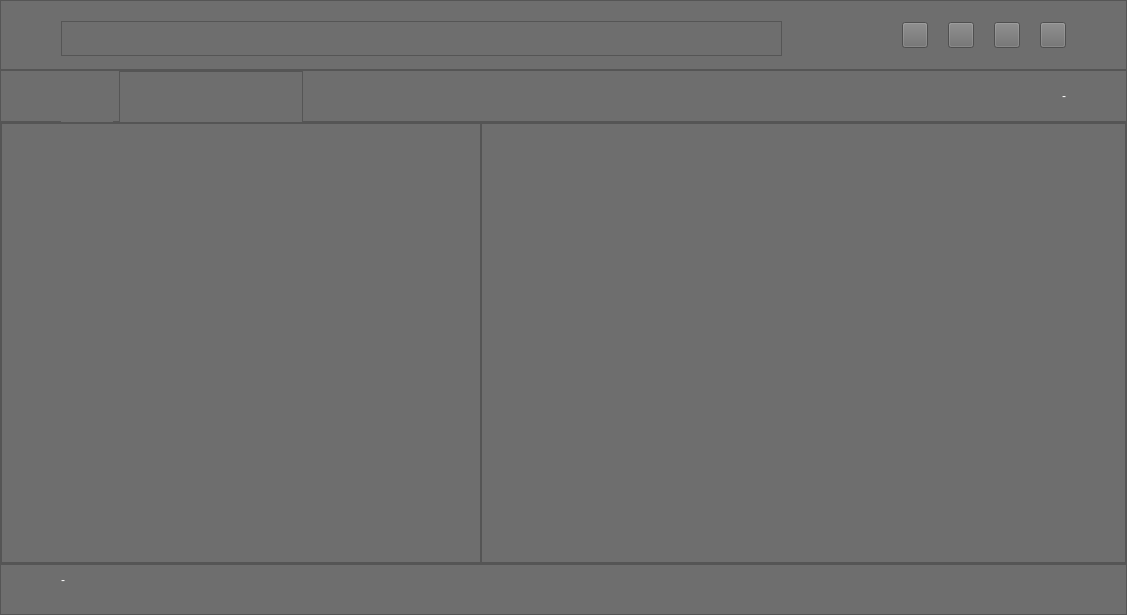
<?xml version="1.0" encoding="UTF-8"?>
<ui version="4.0">
 <class>QueuelistWindow</class>
 <widget class="QWidget" name="QueuelistWindow">
  <property name="geometry">
   <rect>
    <x>0</x>
    <y>0</y>
    <width>1127</width>
    <height>610</height>
   </rect>
  </property>
  <property name="windowTitle">
   <string>Form</string>
  </property>
  <property name="styleSheet">
   <string notr="true">QLabel
{
	color: rgb(255, 255, 255);
	font: 14pt &quot;Segoe UI&quot;;
}
QWidget
{
	background-color: rgb(110, 110, 110);
}</string>
  </property>
  <layout class="QVBoxLayout" name="verticalLayout">
   <property name="spacing">
    <number>0</number>
   </property>
   <property name="leftMargin">
    <number>0</number>
   </property>
   <property name="topMargin">
    <number>0</number>
   </property>
   <property name="rightMargin">
    <number>0</number>
   </property>
   <property name="bottomMargin">
    <number>0</number>
   </property>
   <item>
    <widget class="QFrame" name="frame">
     <property name="minimumSize">
      <size>
       <width>0</width>
       <height>70</height>
      </size>
     </property>
     <property name="maximumSize">
      <size>
       <width>16777215</width>
       <height>70</height>
      </size>
     </property>
     <property name="frameShape">
      <enum>QFrame::StyledPanel</enum>
     </property>
     <property name="frameShadow">
      <enum>QFrame::Raised</enum>
     </property>
     <layout class="QHBoxLayout" name="horizontalLayout_2">
      <property name="spacing">
       <number>20</number>
      </property>
      <property name="leftMargin">
       <number>60</number>
      </property>
      <property name="topMargin">
       <number>20</number>
      </property>
      <property name="rightMargin">
       <number>60</number>
      </property>
      <property name="bottomMargin">
       <number>20</number>
      </property>
      <item>
       <widget class="QFrame" name="frameFormTitle">
        <property name="minimumSize">
         <size>
          <width>35</width>
          <height>35</height>
         </size>
        </property>
        <property name="maximumSize">
         <size>
          <width>16777215</width>
          <height>35</height>
         </size>
        </property>
        <property name="frameShape">
         <enum>QFrame::StyledPanel</enum>
        </property>
        <property name="frameShadow">
         <enum>QFrame::Raised</enum>
        </property>
        <layout class="QGridLayout" name="gridLayoutFormTitle">
         <property name="leftMargin">
          <number>0</number>
         </property>
         <property name="topMargin">
          <number>0</number>
         </property>
         <property name="rightMargin">
          <number>0</number>
         </property>
         <property name="bottomMargin">
          <number>0</number>
         </property>
         <property name="spacing">
          <number>0</number>
         </property>
        </layout>
       </widget>
      </item>
      <item>
       <spacer name="horizontalSpacer">
        <property name="orientation">
         <enum>Qt::Horizontal</enum>
        </property>
        <property name="sizeType">
         <enum>QSizePolicy::Fixed</enum>
        </property>
        <property name="sizeHint" stdset="0">
         <size>
          <width>100</width>
          <height>20</height>
         </size>
        </property>
       </spacer>
      </item>
      <item>
       <widget class="QPushButton" name="btnTrack">
        <property name="minimumSize">
         <size>
          <width>26</width>
          <height>26</height>
         </size>
        </property>
        <property name="maximumSize">
         <size>
          <width>26</width>
          <height>26</height>
         </size>
        </property>
        <property name="styleSheet">
         <string notr="true">QPushButton
{
  border-image: url(&quot;:/resource/blackscreen-btn26-play-n.png&quot;);
}
QPushButton:hover
{
  border-image: url(&quot;:/resource/blackscreen-btn26-play-u.png&quot;);
}</string>
        </property>
       </widget>
      </item>
      <item>
       <widget class="QPushButton" name="btnLyrics">
        <property name="minimumSize">
         <size>
          <width>26</width>
          <height>26</height>
         </size>
        </property>
        <property name="maximumSize">
         <size>
          <width>26</width>
          <height>26</height>
         </size>
        </property>
        <property name="styleSheet">
         <string notr="true">QPushButton
{
  border-image: url(&quot;:/resource/blackscreen-btn26-lyrics-n.png&quot;);
}
QPushButton:hover
{
  border-image: url(&quot;:/resource/blackscreen-btn26-lyrics-u.png&quot;);
}</string>
        </property>
       </widget>
      </item>
      <item>
       <widget class="QPushButton" name="btnArtist">
        <property name="minimumSize">
         <size>
          <width>26</width>
          <height>26</height>
         </size>
        </property>
        <property name="maximumSize">
         <size>
          <width>26</width>
          <height>26</height>
         </size>
        </property>
        <property name="styleSheet">
         <string notr="true">QPushButton
{
  border-image: url(&quot;:/resource/blackscreen-btn26-review-n.png&quot;);
}
QPushButton:hover
{
  border-image: url(&quot;:/resource/blackscreen-btn26-review-u.png&quot;);
}</string>
        </property>
       </widget>
      </item>
      <item>
       <widget class="QPushButton" name="btnClose">
        <property name="minimumSize">
         <size>
          <width>26</width>
          <height>26</height>
         </size>
        </property>
        <property name="maximumSize">
         <size>
          <width>26</width>
          <height>26</height>
         </size>
        </property>
        <property name="styleSheet">
         <string notr="true">QPushButton
{
  border-image: url(&quot;:/resource/blackscreen-btn26-close-n.png&quot;);
}
QPushButton:hover
{
  border-image: url(&quot;:/resource/blackscreen-btn26-close-u.png&quot;);
}</string>
        </property>
       </widget>
      </item>
     </layout>
    </widget>
   </item>
   <item>
    <widget class="QFrame" name="frame_4">
     <property name="minimumSize">
      <size>
       <width>0</width>
       <height>52</height>
      </size>
     </property>
     <property name="maximumSize">
      <size>
       <width>16777215</width>
       <height>52</height>
      </size>
     </property>
     <property name="frameShape">
      <enum>QFrame::StyledPanel</enum>
     </property>
     <property name="frameShadow">
      <enum>QFrame::Raised</enum>
     </property>
     <layout class="QGridLayout" name="gridLayout_2">
      <property name="leftMargin">
       <number>60</number>
      </property>
      <property name="topMargin">
       <number>0</number>
      </property>
      <property name="rightMargin">
       <number>60</number>
      </property>
      <property name="bottomMargin">
       <number>0</number>
      </property>
      <item row="0" column="5">
       <widget class="QLabel" name="labelCount">
        <property name="text">
         <string>-</string>
        </property>
       </widget>
      </item>
      <item row="0" column="2">
       <spacer name="horizontalSpacer_3">
        <property name="orientation">
         <enum>Qt::Horizontal</enum>
        </property>
        <property name="sizeHint" stdset="0">
         <size>
          <width>40</width>
          <height>20</height>
         </size>
        </property>
       </spacer>
      </item>
      <item row="0" column="0">
       <widget class="QLabel" name="labelFavorite">
        <property name="minimumSize">
         <size>
          <width>52</width>
          <height>52</height>
         </size>
        </property>
        <property name="maximumSize">
         <size>
          <width>52</width>
          <height>52</height>
         </size>
        </property>
        <property name="styleSheet">
         <string notr="true">QLabel
{
  border-image: url(&quot;:/resource/play-btn52-like-n.png&quot;);
}

//QLabel:hover
//{
//  border-image: url(&quot;:/resource/play-btn52-like-h.png&quot;);
//}</string>
        </property>
       </widget>
      </item>
      <item row="0" column="3">
       <widget class="QLabel" name="labelTotalTime">
        <property name="minimumSize">
         <size>
          <width>30</width>
          <height>0</height>
         </size>
        </property>
       </widget>
      </item>
      <item row="0" column="1">
       <widget class="QFrame" name="frameRating">
        <property name="minimumSize">
         <size>
          <width>184</width>
          <height>52</height>
         </size>
        </property>
        <property name="maximumSize">
         <size>
          <width>184</width>
          <height>52</height>
         </size>
        </property>
        <property name="styleSheet">
         <string notr="true">QFrame 
{
  border-image: url(&quot;:/resource/play-btn52-rank-sel0.png&quot;);
}

QFrame:hover
{
  border-image: url(&quot;:/resource/play-btn52-rank-sel0.png&quot;);
}</string>
        </property>
        <property name="frameShape">
         <enum>QFrame::StyledPanel</enum>
        </property>
        <property name="frameShadow">
         <enum>QFrame::Raised</enum>
        </property>
        <layout class="QHBoxLayout" name="horizontalLayout_4">
         <property name="spacing">
          <number>0</number>
         </property>
         <property name="leftMargin">
          <number>0</number>
         </property>
         <property name="topMargin">
          <number>0</number>
         </property>
         <property name="rightMargin">
          <number>0</number>
         </property>
         <property name="bottomMargin">
          <number>0</number>
         </property>
         <item>
          <widget class="QPushButton" name="pushButton">
           <property name="minimumSize">
            <size>
             <width>28</width>
             <height>28</height>
            </size>
           </property>
           <property name="maximumSize">
            <size>
             <width>28</width>
             <height>28</height>
            </size>
           </property>
           <property name="styleSheet">
            <string notr="true">background-color: rgba(255, 255, 255, 0);
border: none;</string>
           </property>
          </widget>
         </item>
         <item>
          <widget class="QPushButton" name="pushButton_2">
           <property name="minimumSize">
            <size>
             <width>28</width>
             <height>28</height>
            </size>
           </property>
           <property name="maximumSize">
            <size>
             <width>28</width>
             <height>28</height>
            </size>
           </property>
           <property name="styleSheet">
            <string notr="true">background-color: rgba(255, 255, 255, 0);
border: none;</string>
           </property>
          </widget>
         </item>
         <item>
          <widget class="QPushButton" name="pushButton_3">
           <property name="minimumSize">
            <size>
             <width>28</width>
             <height>28</height>
            </size>
           </property>
           <property name="maximumSize">
            <size>
             <width>28</width>
             <height>28</height>
            </size>
           </property>
           <property name="styleSheet">
            <string notr="true">background-color: rgba(255, 255, 255, 0);
border: none;</string>
           </property>
          </widget>
         </item>
         <item>
          <widget class="QPushButton" name="pushButton_4">
           <property name="minimumSize">
            <size>
             <width>28</width>
             <height>28</height>
            </size>
           </property>
           <property name="maximumSize">
            <size>
             <width>28</width>
             <height>28</height>
            </size>
           </property>
           <property name="styleSheet">
            <string notr="true">background-color: rgba(255, 255, 255, 0);
border: none;</string>
           </property>
          </widget>
         </item>
         <item>
          <widget class="QPushButton" name="pushButton_5">
           <property name="minimumSize">
            <size>
             <width>28</width>
             <height>28</height>
            </size>
           </property>
           <property name="maximumSize">
            <size>
             <width>28</width>
             <height>28</height>
            </size>
           </property>
           <property name="styleSheet">
            <string notr="true">background-color: rgba(255, 255, 255, 0);
border: none;</string>
           </property>
          </widget>
         </item>
        </layout>
       </widget>
      </item>
      <item row="0" column="4">
       <spacer name="horizontalSpacer_4">
        <property name="orientation">
         <enum>Qt::Horizontal</enum>
        </property>
        <property name="sizeType">
         <enum>QSizePolicy::Fixed</enum>
        </property>
        <property name="sizeHint" stdset="0">
         <size>
          <width>40</width>
          <height>20</height>
         </size>
        </property>
       </spacer>
      </item>
     </layout>
    </widget>
   </item>
   <item>
    <widget class="QFrame" name="frame_3">
     <property name="frameShape">
      <enum>QFrame::StyledPanel</enum>
     </property>
     <property name="frameShadow">
      <enum>QFrame::Raised</enum>
     </property>
     <layout class="QHBoxLayout" name="horizontalLayout">
      <property name="spacing">
       <number>0</number>
      </property>
      <property name="leftMargin">
       <number>0</number>
      </property>
      <property name="topMargin">
       <number>0</number>
      </property>
      <property name="rightMargin">
       <number>0</number>
      </property>
      <property name="bottomMargin">
       <number>0</number>
      </property>
      <item>
       <widget class="QFrame" name="frameFormCoverArt">
        <property name="minimumSize">
         <size>
          <width>480</width>
          <height>440</height>
         </size>
        </property>
        <property name="maximumSize">
         <size>
          <width>480</width>
          <height>440</height>
         </size>
        </property>
        <property name="frameShape">
         <enum>QFrame::StyledPanel</enum>
        </property>
        <property name="frameShadow">
         <enum>QFrame::Raised</enum>
        </property>
        <layout class="QGridLayout" name="gridLayoutFormCoverArt">
         <property name="leftMargin">
          <number>60</number>
         </property>
         <property name="topMargin">
          <number>20</number>
         </property>
         <property name="rightMargin">
          <number>20</number>
         </property>
         <property name="bottomMargin">
          <number>20</number>
         </property>
         <property name="spacing">
          <number>0</number>
         </property>
        </layout>
       </widget>
      </item>
      <item>
       <widget class="QFrame" name="frameContent">
        <property name="frameShape">
         <enum>QFrame::StyledPanel</enum>
        </property>
        <property name="frameShadow">
         <enum>QFrame::Raised</enum>
        </property>
        <layout class="QGridLayout" name="gridLayout">
         <property name="leftMargin">
          <number>20</number>
         </property>
         <property name="topMargin">
          <number>20</number>
         </property>
         <property name="rightMargin">
          <number>60</number>
         </property>
         <property name="bottomMargin">
          <number>20</number>
         </property>
         <property name="spacing">
          <number>0</number>
         </property>
         <item row="0" column="0">
          <widget class="QStackedWidget" name="stackedQueue"/>
         </item>
        </layout>
       </widget>
      </item>
     </layout>
    </widget>
   </item>
   <item>
    <widget class="QFrame" name="frame_2">
     <property name="frameShape">
      <enum>QFrame::StyledPanel</enum>
     </property>
     <property name="frameShadow">
      <enum>QFrame::Raised</enum>
     </property>
     <layout class="QHBoxLayout" name="horizontalLayout_3">
      <property name="spacing">
       <number>20</number>
      </property>
      <property name="leftMargin">
       <number>60</number>
      </property>
      <property name="topMargin">
       <number>0</number>
      </property>
      <property name="rightMargin">
       <number>60</number>
      </property>
      <property name="bottomMargin">
       <number>20</number>
      </property>
      <item>
       <widget class="QLabel" name="labelFormat">
        <property name="text">
         <string>-</string>
        </property>
       </widget>
      </item>
      <item>
       <widget class="QLabel" name="labelMqa">
        <property name="minimumSize">
         <size>
          <width>75</width>
          <height>29</height>
         </size>
        </property>
        <property name="maximumSize">
         <size>
          <width>16777215</width>
          <height>16777215</height>
         </size>
        </property>
        <property name="styleSheet">
         <string notr="true"/>
        </property>
        <property name="text">
         <string> </string>
        </property>
       </widget>
      </item>
      <item>
       <spacer name="horizontalSpacer_2">
        <property name="orientation">
         <enum>Qt::Horizontal</enum>
        </property>
        <property name="sizeHint" stdset="0">
         <size>
          <width>40</width>
          <height>20</height>
         </size>
        </property>
       </spacer>
      </item>
     </layout>
    </widget>
   </item>
  </layout>
 </widget>
 <resources/>
 <connections/>
</ui>
